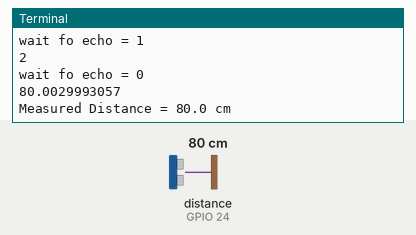
This program was run on a simulated Raspberry Pi (BCM pin numbers). Parts: the last lines printed to the terminal. The inputs (shaded band) are chosen by the test bench; at power-on: distance to the obstacle (sensor on GPIO 24) 80 cm. The echo pulse lasts 58.3 µs per cm; the clock reads 2024-03-15 10:24:30 at power-on unless the program sets it.

Above: at 1.2 s.
1.3 s: distance to the obstacle (sensor on GPIO 24) set to 2 cm
At 2.5 s:
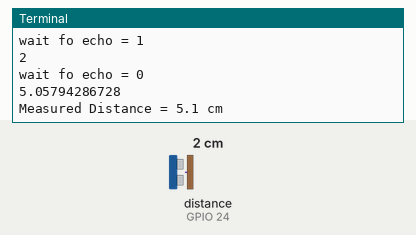
2.8 s: distance to the obstacle (sensor on GPIO 24) set to 9 cm
At 3.7 s:
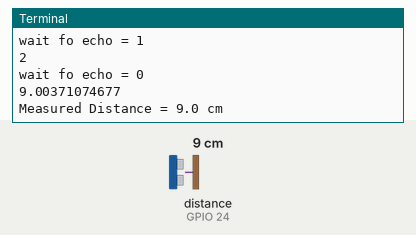
Timing chart, 0 to 5.8 s (numbered marks = the images above; inputs shaded):
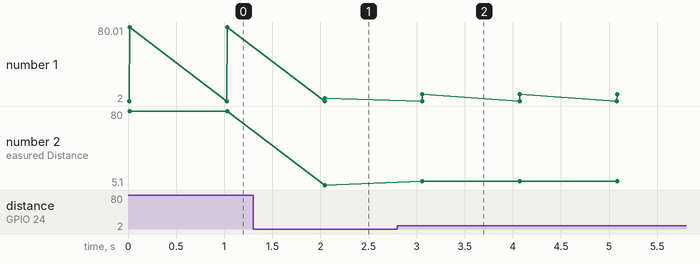

The program:

hr-sr104.py
```python
import RPi.GPIO as GPIO
import time
#GPIO Mode (BOARD / BCM)
GPIO.setmode(GPIO.BCM)
#set GPIO Pins
GPIO_TRIGGER = 16
GPIO_ECHO = 24
#set GPIO direction (IN / OUT)
GPIO.setup(GPIO_TRIGGER, GPIO.OUT)
GPIO.setup(GPIO_ECHO, GPIO.IN)
def distance(): # set Trigger to HIGH
    time.sleep(0.01)
    GPIO.output(GPIO_TRIGGER, True)
    # set Trigger after 0.01ms to LOW
    time.sleep(0.001)
    GPIO.output(GPIO_TRIGGER, False)
    StartTime = time.time()
    StopTime = time.time()
    # save StartTime
    print 'wait fo echo = 1'
    while GPIO.input(GPIO_ECHO) == 0:
        pass
    StartTime = time.time()
    # save time of arrival
    print 2
    dist = 0
    print 'wait fo echo = 0'
    while GPIO.input(GPIO_ECHO) == 1:
        pass

    StopTime = time.time()
    # time difference between start and arrival
    TimeElapsed = StopTime - StartTime
    # multiply with the sonic speed (34300 cm/s)
    # and divide by 2, because there and back
    dist = (TimeElapsed * 34300) / 2
    print dist
    return dist
if __name__ == '__main__':
    try:
        while True:
            dist = distance()
            print ("Measured Distance = %.1f cm" % dist)
            time.sleep(1)
            # Reset by pressing CTRL + C
    except KeyboardInterrupt:
        print("Measurement stopped by User")
        GPIO.cleanup()
```

Measured:
- after the input at 1.3 s, the terminal: prints a new line after 0.75 s (image 1)
- after the input at 2.8 s, the terminal: prints a new line after 0.26 s (image 2)
- plotted number 1: 80 → 5.06 after the input at 1.3 s, 5.06 → 9 after the input at 2.8 s
- plotted number 2: 80 → 5.1 after the input at 1.3 s, 5.1 → 9 after the input at 2.8 s
